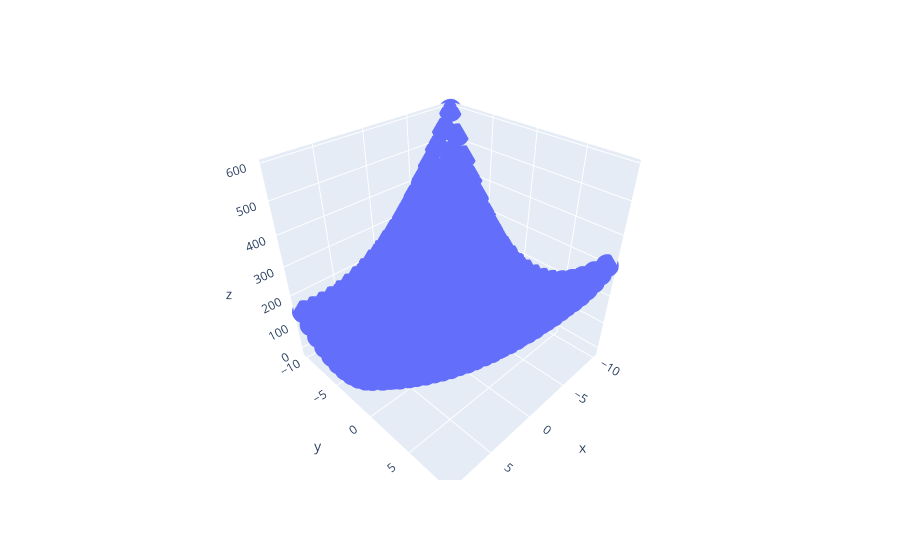

The code cell stored with this chart in its notebook:
### Code cell
xx = torch.tensor(np.array([x for x in np.ndindex(20,20)])).float()-10

def plot3d(xx,f):
    return px.scatter_3d(
        x=xx[:,0],
        y=xx[:,1],
        z = [f(x.reshape(-1,1)).numpy()[0][0] for x in xx]
    )
plot3d(xx,f)

### Figure 1 — Plotly figure (JSON) as saved in the notebook; plotly's stock layout.template omitted (floating-point values rounded to 4 significant figures; data arrays with more than 128 entries replaced by an {"elided": "..."} marker saying what was removed)
{"data": [{"hovertemplate": "x=%{x}<br>y=%{y}<br>z=%{z}<extra></extra>", "legendgroup": "", "marker": {"color": "#636efa", "symbol": "circle"}, "mode": "markers", "name": "", "scene": "scene", "showlegend": false, "type": "scatter3d", "x": {"elided": "400 int values"}, "y": {"elided": "400 int values"}, "z": {"elided": "400 float values"}}], "layout": {"legend": {"tracegroupgap": 0}, "margin": {"t": 60}, "scene": {"domain": {"x": [0, 1], "y": [0, 1]}, "xaxis": {"title": {"text": "x"}}, "yaxis": {"title": {"text": "y"}}, "zaxis": {"title": {"text": "z"}}}}}
